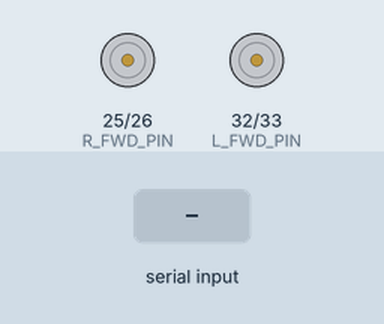
Recording of a sketch running on a simulated ESP32. Shown: motor-driver pin pairs drawn as motors (green arrow = first pin HIGH = forward, orange = second pin HIGH = backward, longer = more drive). The inputs (shaded band) are chosen by the test bench. What the sketch prints to the serial monitor is not drawn.

Above: at 1.2 s.
1.3 s: "90,45\n" received over Serial
At 2.5 s:
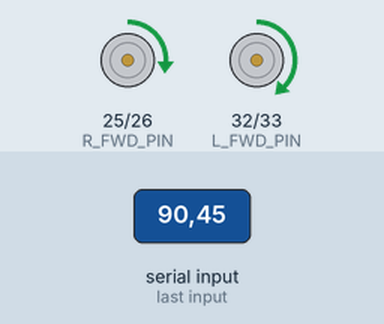
2.8 s: "30,150\n" received over Serial
At 3.8 s:
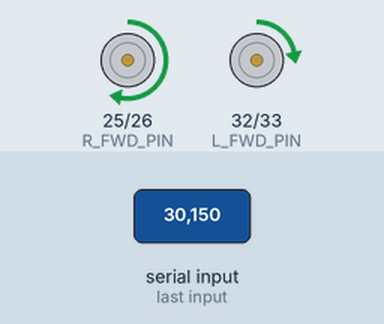
4.3 s: "1,90\n" received over Serial
At 5.0 s:
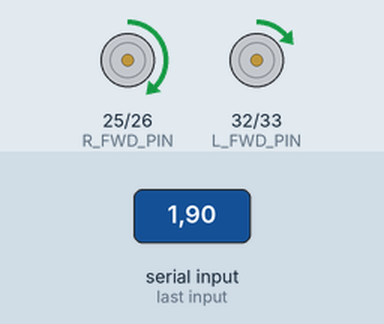
Timing chart, 0 to 7.3 s (numbered marks = the images above; inputs shaded):
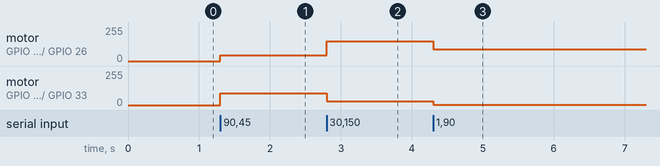

The sketch:

esp32_motor_controller.ino
```cpp
/*
 * Navis Robot - ESP32 Motor Controller
 * Raspberry Pi (Master) -> ESP32 (Slave) via Serial
 *
 * Communication Protocol:
 * Receives: "LEFT,RIGHT\n" (e.g., "150,-100\n")
 * LEFT/RIGHT range: -255 to 255
 * Positive = Forward, Negative = Backward, 0 = Stop
 */

// ===== MOTOR PIN DEFINITIONS =====
// Left Motor
#define L_FWD_PIN 32  // RPWM (Right PWM)
#define L_BWD_PIN 33  // LPWM (Left PWM)

// Right Motor
#define R_FWD_PIN 25  // RPWM
#define R_BWD_PIN 26  // LPWM

// ===== PWM SETTINGS =====
#define PWM_FREQ 20000  // 20 kHz PWM frequency
#define PWM_RES  8      // 8-bit resolution (0-255)

// PWM Channels (ESP32 has 16 PWM channels)
#define L_FWD_CHANNEL 0
#define L_BWD_CHANNEL 1
#define R_FWD_CHANNEL 2
#define R_BWD_CHANNEL 3

// ===== SPEED SETTINGS =====
#define BSPEED    55   // Base Speed (0-255)
#define SPEED     85   // Normal Speed
#define TURN_SPD  100  // Turning Speed

// ===== GLOBAL VARIABLES =====
String inputBuffer = "";
bool commandReady = false;

void setup() {
  // Initialize Serial Communication
  Serial.begin(115200);
  Serial.println("ESP32 Motor Controller Starting...");

  // Configure PWM channels
  ledcSetup(L_FWD_CHANNEL, PWM_FREQ, PWM_RES);
  ledcSetup(L_BWD_CHANNEL, PWM_FREQ, PWM_RES);
  ledcSetup(R_FWD_CHANNEL, PWM_FREQ, PWM_RES);
  ledcSetup(R_BWD_CHANNEL, PWM_FREQ, PWM_RES);

  // Attach PWM channels to pins
  ledcAttachPin(L_FWD_PIN, L_FWD_CHANNEL);
  ledcAttachPin(L_BWD_PIN, L_BWD_CHANNEL);
  ledcAttachPin(R_FWD_PIN, R_FWD_CHANNEL);
  ledcAttachPin(R_BWD_PIN, R_BWD_CHANNEL);

  // Initialize all motors to stop
  stopMotors();

  Serial.println("✅ ESP32 Ready!");
  Serial.println("Waiting for commands from Raspberry Pi...");
  Serial.println("Format: LEFT,RIGHT (e.g., 150,-100)");
}

void loop() {
  // Read serial data
  while (Serial.available() > 0) {
    char c = Serial.read();

    if (c == '\n') {
      // Command complete
      commandReady = true;
    } else {
      inputBuffer += c;
    }
  }

  // Process command when ready
  if (commandReady) {
    processCommand(inputBuffer);
    inputBuffer = "";
    commandReady = false;
  }
}

void processCommand(String cmd) {
  // Parse "LEFT,RIGHT" format
  int commaIndex = cmd.indexOf(',');

  if (commaIndex == -1) {
    Serial.println("❌ Invalid format. Expected: LEFT,RIGHT");
    return;
  }

  // Extract left and right values
  String leftStr = cmd.substring(0, commaIndex);
  String rightStr = cmd.substring(commaIndex + 1);

  int leftSpeed = leftStr.toInt();
  int rightSpeed = rightStr.toInt();

  // Constrain values to -255 to 255
  leftSpeed = constrain(leftSpeed, -255, 255);
  rightSpeed = constrain(rightSpeed, -255, 255);

  // Apply motor speeds
  setMotorSpeed(leftSpeed, rightSpeed);

  // Debug output
  Serial.print("✅ L:");
  Serial.print(leftSpeed);
  Serial.print(" R:");
  Serial.println(rightSpeed);
}

void setMotorSpeed(int left, int right) {
  // LEFT MOTOR
  if (left > 0) {
    // Forward
    ledcWrite(L_FWD_CHANNEL, left);
    ledcWrite(L_BWD_CHANNEL, 0);
  } else if (left < 0) {
    // Backward
    ledcWrite(L_FWD_CHANNEL, 0);
    ledcWrite(L_BWD_CHANNEL, abs(left));
  } else {
    // Stop
    ledcWrite(L_FWD_CHANNEL, 0);
    ledcWrite(L_BWD_CHANNEL, 0);
  }

  // RIGHT MOTOR
  if (right > 0) {
    // Forward
    ledcWrite(R_FWD_CHANNEL, right);
    ledcWrite(R_BWD_CHANNEL, 0);
  } else if (right < 0) {
    // Backward
    ledcWrite(R_FWD_CHANNEL, 0);
    ledcWrite(R_BWD_CHANNEL, abs(right));
  } else {
    // Stop
    ledcWrite(R_FWD_CHANNEL, 0);
    ledcWrite(R_BWD_CHANNEL, 0);
  }
}

void stopMotors() {
  ledcWrite(L_FWD_CHANNEL, 0);
  ledcWrite(L_BWD_CHANNEL, 0);
  ledcWrite(R_FWD_CHANNEL, 0);
  ledcWrite(R_BWD_CHANNEL, 0);
}
```

Measured:
- after the input at 1.3 s, motor on GPIO 25 (R_FWD_PIN) / GPIO 26 (R_BWD_PIN): stopped → forward 45/255 at once; motor on GPIO 32 (L_FWD_PIN) / GPIO 33 (L_BWD_PIN): stopped → forward 90/255 at once
- after the input at 2.8 s, motor on GPIO 25 (R_FWD_PIN) / GPIO 26 (R_BWD_PIN): forward 45/255 → forward 149/255 at once; motor on GPIO 32 (L_FWD_PIN) / GPIO 33 (L_BWD_PIN): forward 90/255 → forward 30/255 at once
- after the input at 4.3 s, motor on GPIO 25 (R_FWD_PIN) / GPIO 26 (R_BWD_PIN): forward 149/255 → forward 90/255 at once; motor on GPIO 32 (L_FWD_PIN) / GPIO 33 (L_BWD_PIN): forward 30/255 → forward 1/255 at once
